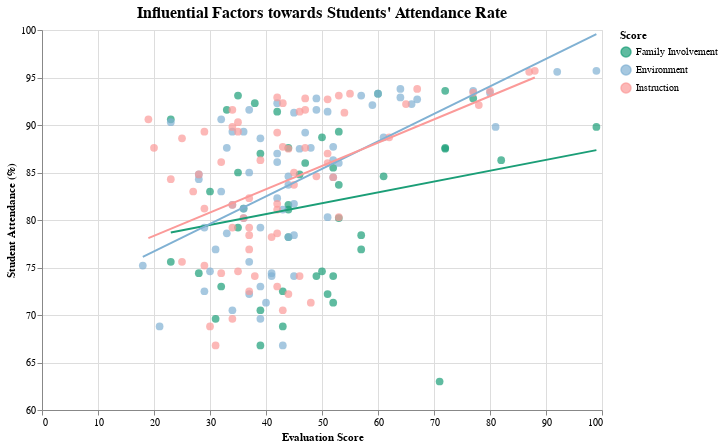

The cell this chart's notebook holds for it:
### Markdown cell above
# Plot 6

### Code cell
# clean data
cols_scores = ["Family_Involvement_Score", "Environment Score", "Instruction Score"]
keep = ["School_ID", "Student_Attendance_Avg"] + cols_scores

d = df_1112[keep].copy()

for c in cols_scores + ["Student_Attendance_Avg"]:
    d[c] = pd.to_numeric(d[c], errors="coerce")

long = (d.melt(id_vars=["School_ID", "Student_Attendance_Avg"],
           value_vars=cols_scores,
           var_name="Domain", value_name="Score")
     .dropna(subset=["Score", "Student_Attendance_Avg"]))

# labels
long["Domain"] = long["Domain"].map({
    "Family_Involvement_Score": "Family Involvement",
    "Environment Score": "Environment",
    "Instruction Score": "Instruction"})

# color
domain = ["Family Involvement", "Environment", "Instruction"]
palette = ["#1b9e77", "#80b1d3", "#fb9a99"]

# plot
scatter = (alt.Chart(long)
      .mark_circle(size=60, opacity=0.7)
      .encode(
          x=alt.X("Score:Q", title="Evaluation Score",
                  scale=alt.Scale(domain=[0, 100])),
          y=alt.Y("Student_Attendance_Avg:Q", title="Student Attendance (%)",
                  scale=alt.Scale(domain=[60, 100])),
          color=alt.Color("Domain:N", title="Score",
                          scale=alt.Scale(domain=domain, range=palette))
      ))

# fit lines
trend = (alt.Chart(long)
      .transform_regression("Score", "Student_Attendance_Avg", groupby=["Domain"])
      .mark_line(size=2)
      .encode(x="Score:Q", y="Student_Attendance_Avg:Q",
          color=alt.Color("Domain:N", scale=alt.Scale(domain=domain, range=palette))))

plot6 = (scatter + trend).properties(
    width=560,
    height=380,
    title=alt.TitleParams(text="Influential Factors towards Students' Attendance Rate", fontSize=16))

plot6.save("plot6.svg")

plot6

### Figure 1 — Vega-Lite specification as saved in the notebook (floating-point values rounded to 4 significant figures; data arrays with more than 128 entries replaced by an {"elided": "..."} marker saying what was removed)
{"config": {"view": {"continuousWidth": 300, "continuousHeight": 300}}, "layer": [{"mark": {"type": "circle", "opacity": 0.7, "size": 60}, "encoding": {"color": {"field": "Domain", "scale": {"domain": ["Family Involvement", "Environment", "Instruction"], "range": ["#1b9e77", "#80b1d3", "#fb9a99"]}, "title": "Score", "type": "nominal"}, "x": {"field": "Score", "scale": {"domain": [0, 100]}, "title": "Evaluation Score", "type": "quantitative"}, "y": {"field": "Student_Attendance_Avg", "scale": {"domain": [60, 100]}, "title": "Student Attendance (%)", "type": "quantitative"}}}, {"mark": {"type": "line", "size": 2}, "encoding": {"color": {"field": "Domain", "scale": {"domain": ["Family Involvement", "Environment", "Instruction"], "range": ["#1b9e77", "#80b1d3", "#fb9a99"]}, "type": "nominal"}, "x": {"field": "Score", "type": "quantitative"}, "y": {"field": "Student_Attendance_Avg", "type": "quantitative"}}, "transform": [{"on": "Score", "regression": "Student_Attendance_Avg", "groupby": ["Domain"]}]}], "data": {"name": "data-43971d8522a3fa5ad0c7d1c01dc7484a"}, "height": 380, "title": {"text": "Influential Factors towards Students' Attendance Rate", "fontSize": 16}, "width": 560, "$schema": "https://vega.github.io/schema/vega-lite/v5.20.1.json", "datasets": {"data-43971d8522a3fa5ad0c7d1c01dc7484a": {"elided": "179 records"}}}
